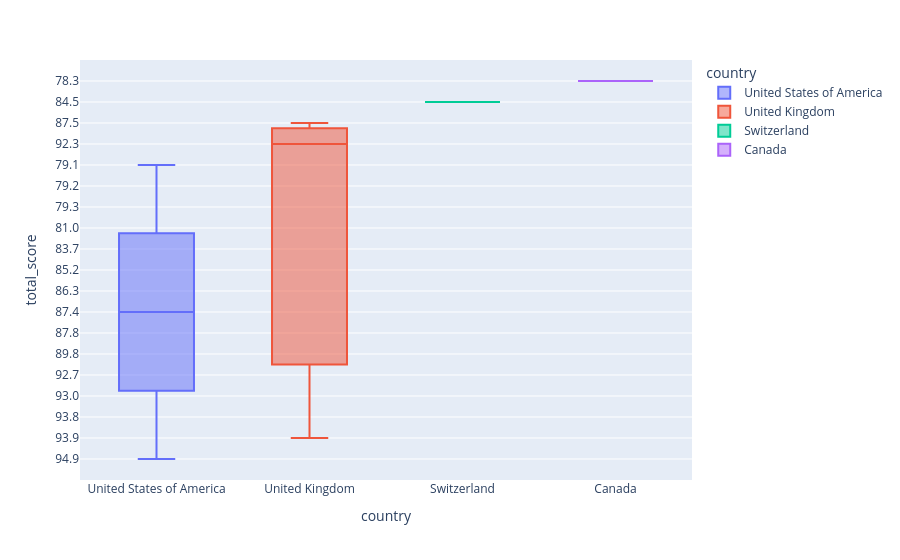

Here is the notebook cell this chart was saved with:
### Code cell
fig = px.box(df2014, x ='country',y="total_score", color = 'country',
             points="suspectedoutliers")
fig.show()

### Figure 1 — Plotly figure (JSON) as saved in the notebook; plotly's stock layout.template omitted (floating-point values rounded to 4 significant figures)
{"data": [{"alignmentgroup": "True", "boxpoints": "suspectedoutliers", "hovertemplate": "country=%{x}<br>total_score=%{y}<extra></extra>", "legendgroup": "United States of America", "marker": {"color": "#636efa"}, "name": "United States of America", "notched": false, "offsetgroup": "United States of America", "orientation": "v", "showlegend": true, "type": "box", "x": ["United States of America", "United States of America", "United States of America", "United States of America", "United States of America", "United States of America", "United States of America", "United States of America", "United States of America", "United States of America", "United States of America", "United States of America", "United States of America", "United States of America", "United States of America"], "x0": " ", "xaxis": "x", "y": ["94.9", "93.9", "93.8", "93.0", "92.7", "89.8", "87.8", "87.4", "86.3", "85.2", "83.7", "81.0", "79.3", "79.2", "79.1"], "y0": " ", "yaxis": "y"}, {"alignmentgroup": "True", "boxpoints": "suspectedoutliers", "hovertemplate": "country=%{x}<br>total_score=%{y}<extra></extra>", "legendgroup": "United Kingdom", "marker": {"color": "#EF553B"}, "name": "United Kingdom", "notched": false, "offsetgroup": "United Kingdom", "orientation": "v", "showlegend": true, "type": "box", "x": ["United Kingdom", "United Kingdom", "United Kingdom"], "x0": " ", "xaxis": "x", "y": ["93.9", "92.3", "87.5"], "y0": " ", "yaxis": "y"}, {"alignmentgroup": "True", "boxpoints": "suspectedoutliers", "hovertemplate": "country=%{x}<br>total_score=%{y}<extra></extra>", "legendgroup": "Switzerland", "marker": {"color": "#00cc96"}, "name": "Switzerland", "notched": false, "offsetgroup": "Switzerland", "orientation": "v", "showlegend": true, "type": "box", "x": ["Switzerland"], "x0": " ", "xaxis": "x", "y": ["84.5"], "y0": " ", "yaxis": "y"}, {"alignmentgroup": "True", "boxpoints": "suspectedoutliers", "hovertemplate": "country=%{x}<br>total_score=%{y}<extra></extra>", "legendgroup": "Canada", "marker": {"color": "#ab63fa"}, "name": "Canada", "notched": false, "offsetgroup": "Canada", "orientation": "v", "showlegend": true, "type": "box", "x": ["Canada"], "x0": " ", "xaxis": "x", "y": ["78.3"], "y0": " ", "yaxis": "y"}], "layout": {"boxmode": "overlay", "legend": {"title": {"text": "country"}, "tracegroupgap": 0}, "margin": {"t": 60}, "xaxis": {"anchor": "y", "categoryarray": ["United States of America", "United Kingdom", "Switzerland", "Canada"], "categoryorder": "array", "domain": [0, 1], "title": {"text": "country"}}, "yaxis": {"anchor": "x", "domain": [0, 1], "title": {"text": "total_score"}}}}
